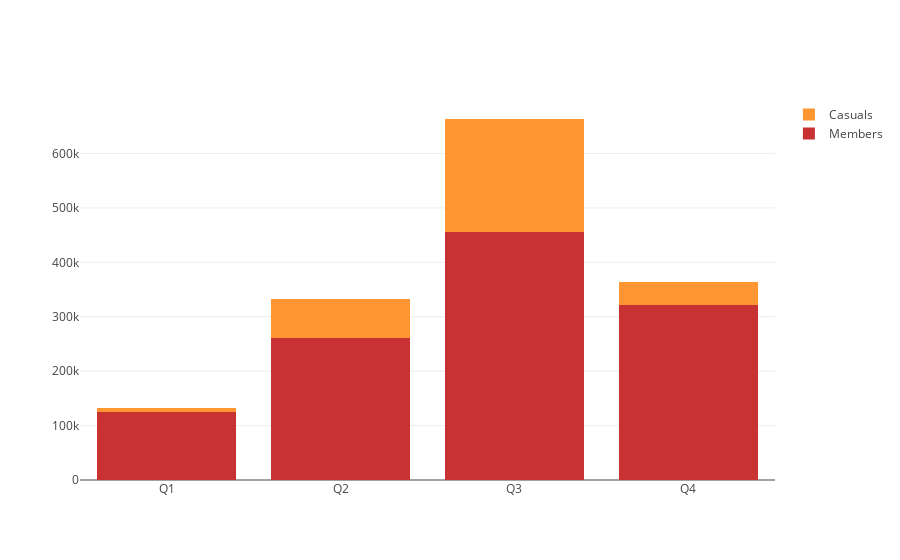

Write notebook code for a chart like this one.
### Code cell
countQ1_members = len(df[(df.Quarter == 'Q1') & (df.user_type == 'Member')])
countQ2_members = len(df[(df.Quarter == 'Q2') & (df.user_type == 'Member')])
countQ3_members = len(df[(df.Quarter == 'Q3') & (df.user_type == 'Member')])
countQ4_members = len(df[(df.Quarter == 'Q4') & (df.user_type == 'Member')])

countQ1_casuals = len(df[(df.Quarter == 'Q1') & (df.user_type == 'Casual')])
countQ2_casuals = len(df[(df.Quarter == 'Q2') & (df.user_type == 'Casual')])
countQ3_casuals = len(df[(df.Quarter == 'Q3') & (df.user_type == 'Casual')])
countQ4_casuals = len(df[(df.Quarter == 'Q4') & (df.user_type == 'Casual')])

trace1 = go.Bar( x=['Q1', 'Q2', 'Q3', 'Q4'],
               y=[countQ1_members,countQ2_members,countQ3_members,countQ4_members],
               name = 'Members',marker=dict(color='rgb(200,50,50)'))
trace2 = go.Bar( x=['Q1', 'Q2', 'Q3', 'Q4'],
               y=[countQ1_casuals,countQ2_casuals,countQ3_casuals,countQ4_casuals],
               name = 'Casuals',marker=dict(color='rgb(255,150,50)'))

data = [trace1, trace2]
layout = go.Layout(barmode='stack')
fig = go.Figure(data=data, layout=layout)
    
iplot(fig)

### Figure 1 — Plotly figure (JSON) as saved in the notebook; plotly's stock layout.template omitted (floating-point values rounded to 4 significant figures)
{"data": [{"marker": {"color": "rgb(200,50,50)"}, "name": "Members", "type": "bar", "uid": "00c25672-208c-4174-8de7-0227076d32e0", "x": ["Q1", "Q2", "Q3", "Q4"], "y": [125513, 261798, 455210, 322263]}, {"marker": {"color": "rgb(255,150,50)"}, "name": "Casuals", "type": "bar", "uid": "c80b4477-cecb-4141-8c0b-02544a0674cf", "x": ["Q1", "Q2", "Q3", "Q4"], "y": [6610, 71555, 208278, 41142]}], "layout": {"barmode": "stack"}}
